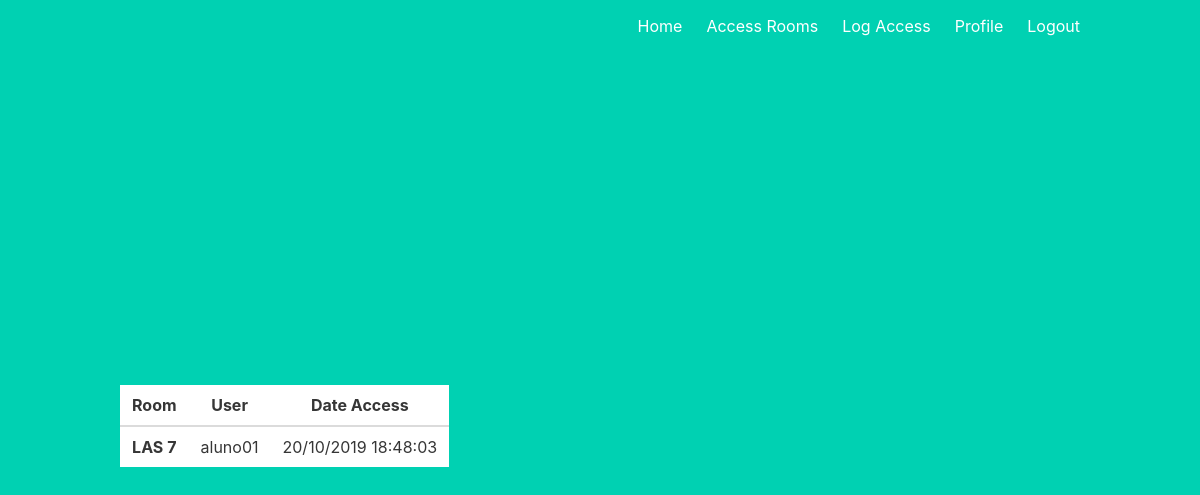
/logaccess (signed in), run on an earlier commit of the app's database.
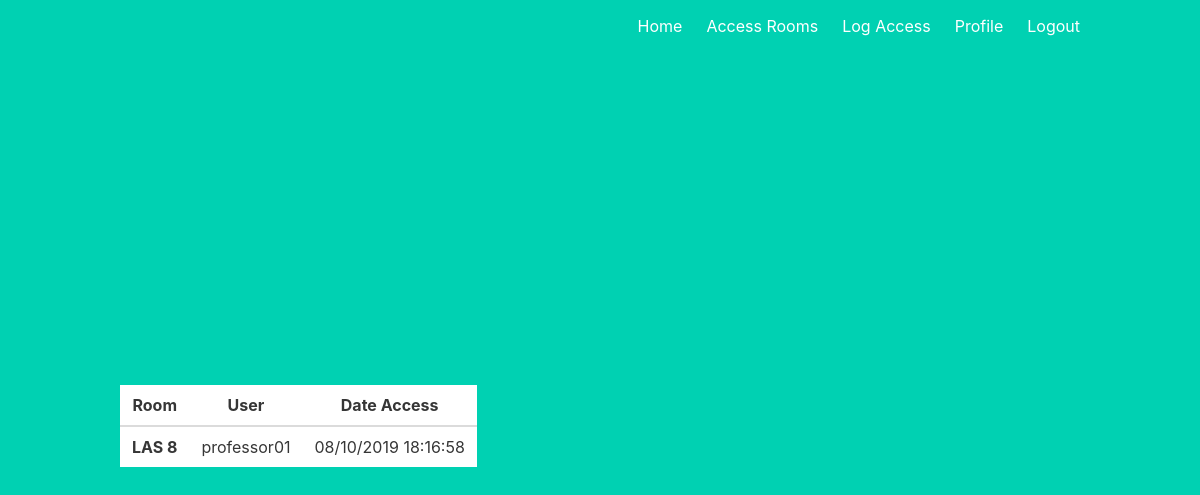
And on a later commit of the database.
### models.py (models this page shows, shortened)
class LogAccess(db.Model):
    id = db.Column(db.Integer,primary_key=True)
    room_id = db.Column(db.Integer)
    user_id = db.Column(db.Integer)
    date_access = db.Column(db.String(200))

class Room(db.Model):
    id = db.Column(db.Integer,primary_key=True)
    room = db.Column(db.String(200))

class User(UserMixin, db.Model):
    id = db.Column(db.Integer, primary_key=True)
    email = db.Column(db.String(100), unique=True)
    password = db.Column(db.String(100))
    name = db.Column(db.String(1000))
    num_university = db.Column(db.Integer)
    access_permission = db.Column(db.Boolean)
    dt_start_access =  db.Column(db.String(200))
    dt_end_access = db.Column(db.String(200))
    roles = db.relationship('Role', secondary='user_roles',
            backref=db.backref('users', lazy='dynamic'))
    def has_role(self, list_roles):
        return any(role.name for role in self.roles if role.name in list_roles)

### auth.py (the view)
@auth.route('/logaccess')
@login_required
def logaccess():
    logaccess = db.session.query(LogAccess, Room, User
    ).join(Room, Room.id == LogAccess.room_id
    ).join(User, User.id == LogAccess.user_id
    ).all()
    print(logaccess)
    return render_template('logaccess.html', logaccess=logaccess)

### __init__.py (called while the page is built)
def create_app():
    app = Flask(__name__)
    app.config['SECRET_KEY'] = 'thisismysecretkeydonotstealit'
    app.config['SQLALCHEMY_DATABASE_URI'] = 'sqlite:///db.sqlite3'
    db.init_app(app)
    def check_role():
        return str('bool_role')
    app.jinja_env.filters['check_role'] = check_role
    login_manager = LoginManager()
    login_manager.login_view = 'auth.login'
    login_manager.init_app(app)
    from .models import User
    @login_manager.user_loader
    def load_user(user_id):
        return User.query.get(int(user_id))
    from .auth import auth as auth_blueprint
    app.register_blueprint(auth_blueprint)
    from .main import main as main_blueprint
    app.register_blueprint(main_blueprint)
    return app

### templates/logaccess.html
{% extends 'base.html' %}
{% block content %}
    <div class="flight-container" style="overflow: auto; max-height: 80vh">
        <div class="table-responsive">
            <table class="table" id="logaccess">
                <thead>
                    <tr>
                        <th scope="col">Room</th>
                        <th scope="col">User</th>
                        <th scope="col">Date Access</th>
                    </tr>
                </thead>
                <tbody>
                    {% for tt in logaccess %}
                        <tr id={{ tt[0].id }}>
                            <th scope="row">{{ tt[1].room }}</th>
                            <td> {{ tt[2].name }} </td>
                            <td> {{ tt[0].date_access }} </td>
                        </tr>
                    {% endfor %}
                </tbody>
            </table>
        </div>
    </div>
{% endblock %}

What changed in the data, as far as the page shows it:
removed LogAccess: room "LAS 7", name "aluno01", date_access "20/10/2019 18:48:03"
added LogAccess: room "LAS 8", name "professor01", date_access "08/10/2019 18:16:58"
